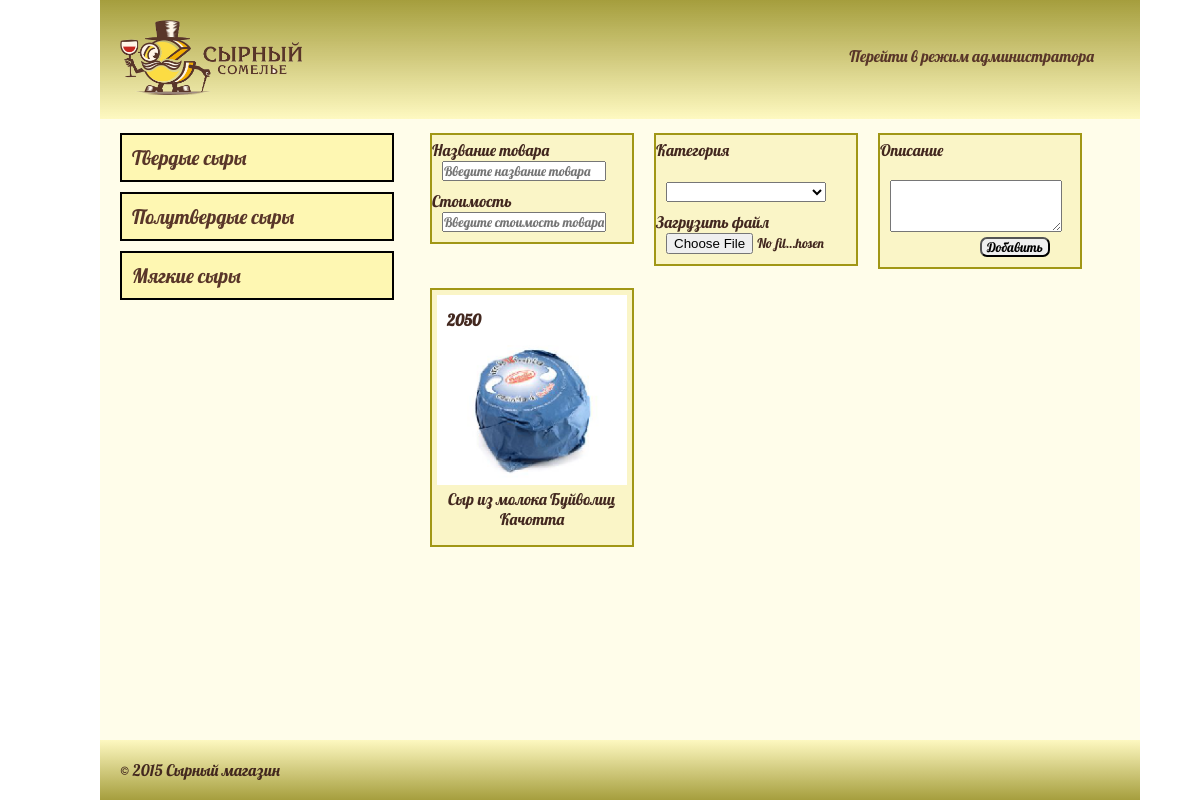
The app's page /upload.php?cat=3 with its own data.
### tables this page shows
CREATE TABLE `goods` (
  `id` int(10) NOT NULL,
  `name` varchar(100) NOT NULL,
  `description` text NOT NULL,
  `mini-foto` varchar(100) NOT NULL,
  `foto` varchar(100) NOT NULL,
  `category` int(3) NOT NULL,
  `cost` int(10) NOT NULL
);

### upload.php (the view, shortened to what this page needs)
<?PHP
require_once 'header.php';
?><form action="upload.php" method="POST" enctype="multipart/form-data">
		<div id="item">
			Название товара<br/>
			<input type="text" name="name" pattern="[A-Za-zА-Яа-я ]{6,64}" required placeholder="Введите название товара" value="<?PHP echo $_POST['name'];?>"/><br/>
			Стоимость<br/>
			<input type="text" name="cost" pattern="[0-9]{1,10}" required placeholder="Введите стоимость товара в рублях" value="<?PHP echo $_POST['cost'];?>" />
		</div>
		<div id="item">
			Категория<br/>
			<?PHP echo $errCat."<br/>"; ?>
			<select name="category" required>
				<option></option>
				<option value="1">Твердые сыры</option>
			</select><br/>
			Загрузить файл<br/>
			<input type="file" name="file" required accept="image/png, image/jpeg, image/jpg" />
		</div>
		<div id="item">
			Описание<br/>
			<?PHP echo $errDesc."<br/>"; ?>
			<textarea name="descript" rows="3" required><?PHP echo $_POST['descript'];?></textarea><br/>
			<input type="submit" id="submit" name="submit" value="Добавить"/>
		</div>
	</form><?PHP
			if ((isset($_GET['cat']) & !empty($_GET['cat']))) {
				$cat = "WHERE `category` = '".$_GET['cat']."'";
			} else {
				$cat ="";
			}
			$result = mysql_query("select * from `goods` ".$cat." ORDER BY `name`", $db);
			while($result2 = mysql_fetch_assoc($result)) {
			ECHO '<div id="item">';
			echo '<p>'. $result2['cost'] .'</p>
			<a href="info.php?tovar='.$result2['id'].'" target="_black"><img src="'. $result2['mini-foto'] .'" alt=""/></a>
			'. $result2['name'].'</div>';
			}
require_once 'footer.php';?>

### res/style.css (style rules this page uses)
* { margin: 0; padding:0; font-family: Lobster; }
body { max-width: 1000px; margin: auto; color: RGB(67,40,31); }
a, a:hover, a:active, a:visited { text-decoration: none; color: RGB(89,54,41); }
#item { text-align: center; height: 250px; width: 200px; float: left; margin-left: 20px; margin-bottom: 50px; border: 2px solid RGBA(152,141,3,0.9); background: RGBA(218,202,5,0.15); padding-top:5px; }
#item img { width: 95%; }
#item p { position: absolute; font-weight: bold; padding: 10px; margin:5px; background: RGBA(255,255,255,0.7); }
form { margin-bottom: 10px; display: inline-block; }
form #item { text-align: left; height: auto; margin-bottom: 5px; }
form #item * { margin-left: 10px; }
#item input, #item select { margin-bottom: 10px; width: 160px; }
#item textarea { height:50px; min-height:50px; max-height: 150px; width: 170px; min-width: 170px; max-width: 170px; }
#item #submit { margin-left: 50%; width: 70px; margin-right: 15px; border-radius: 7px; }

### records on screen
goods: cost "2050", value (picture), name "Сыр из молока Буйволиц Качотта"
